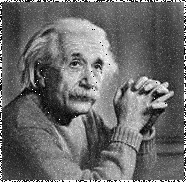
#> input picture noisy_Gauss.jpg, 186 x 182 px
$ python smoothing.py
#> lines starting #> are read from the running program, lines starting #| are printed output that depends on the picture
import cv2
import numpy as np


img = cv2.imread('noisy_Gauss.jpg', 0)
#> img is the input picture: shape (182, 186); min 0, max 255, mean 105.8


m, n = img.shape
#> m = 182; n = 186

mask = np.ones([3, 3], dtype = int)
mask = mask / 9

img_new = np.zeros([m, n])

for i in range(1, m-1):
    for j in range(1, n-1):
        temp = img[i-1, j-1]*mask[0, 0]+img[i-1, j]*mask[0, 1]+img[i-1, j + 1]*mask[0, 2]+img[i, j-1]*mask[1, 0]+ img[i, j]*mask[1, 1]+img[i, j + 1]*mask[1, 2]+img[i + 1, j-1]*mask[2, 0]+img[i + 1, j]*mask[2, 1]+img[i + 1, j + 1]*mask[2, 2]

        img_new[i, j]= temp
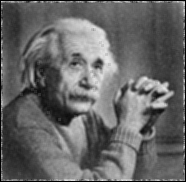
#> img_new: shape (182, 186) float64; min 0, max 233.8, mean 102.4

img_new = img_new.astype(np.uint8)
cv2.imwrite('smoothed_filtered.jpg', img_new)
